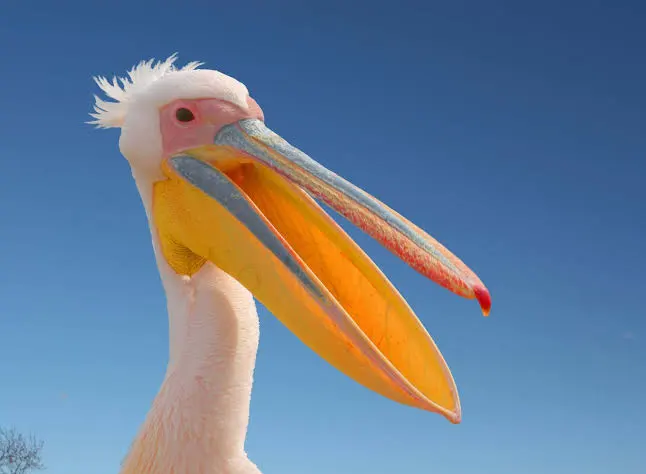
#> input picture p9-filtro-va-0200/pelicano-0200.webp, 646 x 474 px
$ python p9-filtro-va-0200.py   (older library calls are emulated)
#> lines starting #> are read from the running program, lines starting #| are printed output that depends on the picture; after the words box and inside, x2 and y2 are one past the last pixel; in counts of white or black regions, pixels touching at a corner belong together
## Alejandra Rivera Valenzuela NC 0200
## PELICANO
## Ejemplo 1 (Del 1 al 30)
import os
import cv2
import numpy as np

# 1. Cargar la imagen de entrada
ruta_imagen = 'pelicano-0200.webp'

if not os.path.exists(ruta_imagen):
    print(f"Error: El archivo '{ruta_imagen}' no se encuentra en el directorio actual.")
    print("Asegúrate de que la imagen esté en la misma carpeta que este script.")
    exit()

imagen = cv2.imread(ruta_imagen)
#> imagen is the input picture: shape (474, 646, 3); mean B, G, R 147.8, 125.5, 107

if imagen is None:
    print(f"Error: No se pudo cargar la imagen '{ruta_imagen}'. Verifica que el formato sea soportado por OpenCV.")
    exit()

# Redimensionar opcionalmente para trabajar mejor la visualización
imagen = cv2.resize(imagen, (500, 500))
#> imagen: shape (500, 500, 3)

# ==========================================
# EJEMPLO 1: Filtros del 1 al 30 (Básicos)
# ==========================================

# 1. Escala de grises
gris = cv2.cvtColor(imagen, cv2.COLOR_BGR2GRAY)

# 2. Suavizado / Desenfoque Gaussiano (Blur)
desenfoque = cv2.GaussianBlur(imagen, (15, 15), 0)
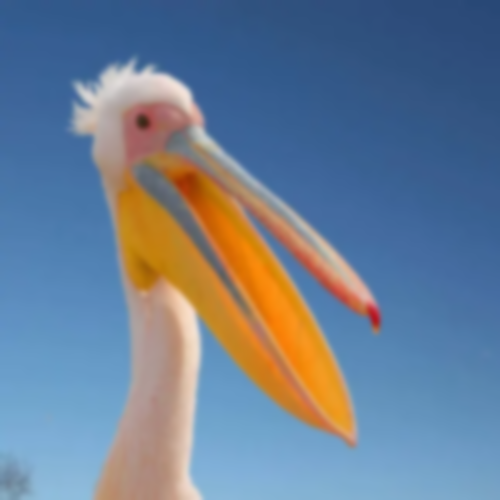
#> desenfoque: shape (500, 500, 3); mean B, G, R 147.8, 125.5, 106.9

# 3. Detección de bordes con Canny
bordes = cv2.Canny(gris, 100, 200)
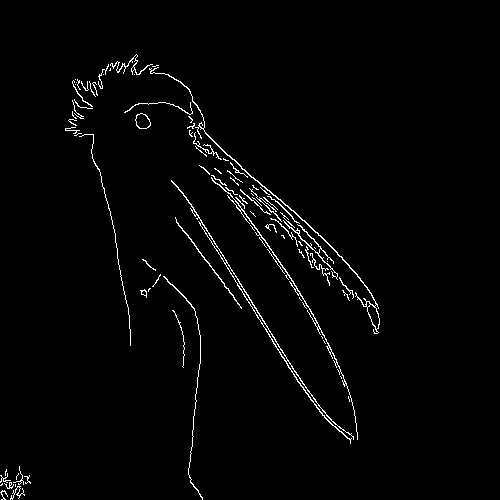
#> bordes: shape (500, 500); 1.9% white in thin lines or dots, all inside (x1, y1, x2, y2) = (0, 54, 380, 500)

# 4. Umbralización (Binarización Otsu)
_, umbral = cv2.threshold(gris, 0, 255, cv2.THRESH_BINARY + cv2.THRESH_OTSU)
#> umbral: shape (500, 500); 48.5% white; 61 white regions (59 under 20 px), largest, box (x1, y1, x2, y2) and area: (0, 55, 500, 500) 121103, (169, 150, 182, 161) 43


# ==========================================
# EJEMPLO 4: Filtros del 31 al 60 (Avanzados)
# ==========================================

# 1. Detección de Bordes Sobel (Gradientes X e Y)
sobelx = cv2.Sobel(gris, cv2.CV_64F, 1, 0, ksize=5)
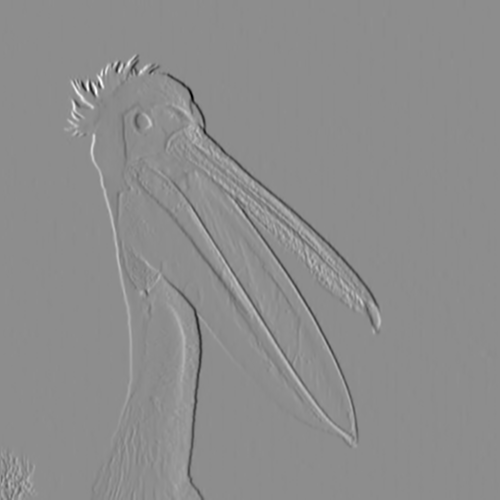
#> sobelx: shape (500, 500) float64; min -6950, max 5585, mean -5.4; drawn with min black and max white
sobely = cv2.Sobel(gris, cv2.CV_64F, 0, 1, ksize=5)
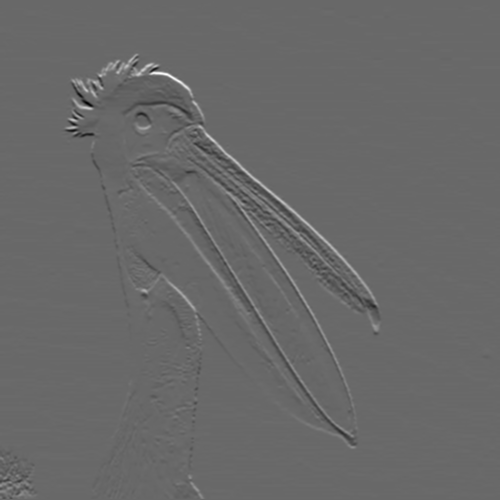
#> sobely: shape (500, 500) float64; min -4695, max 6749, mean 23; drawn with min black and max white
sobel_combinado = cv2.magnitude(sobelx, sobely)
sobel_combinado = np.uint8(sobel_combinado)
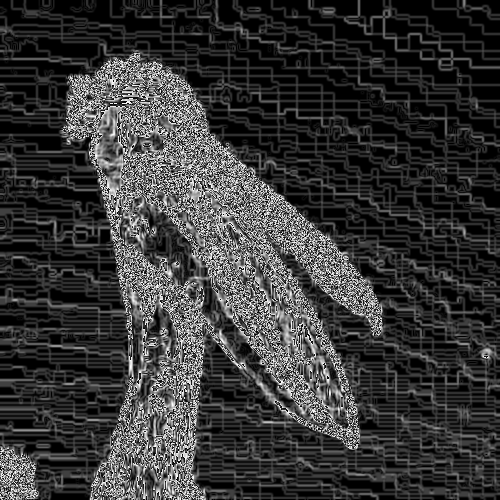
#> sobel_combinado: shape (500, 500); min 0, max 255, mean 55.7

# 2. Operación Morfológica: Dilatación y Erosión
kernel = np.ones((5, 5), np.uint8)
erosion = cv2.erode(umbral, kernel, iterations=1)
#> erosion: shape (500, 500); 44.3% white; 22 white regions (18 under 20 px), largest, box (x1, y1, x2, y2) and area: (0, 63, 500, 500) 110415, (161, 107, 186, 122) 117, (0, 486, 12, 500) 115, (158, 159, 178, 167) 63
dilatacion = cv2.dilate(umbral, kernel, iterations=1)
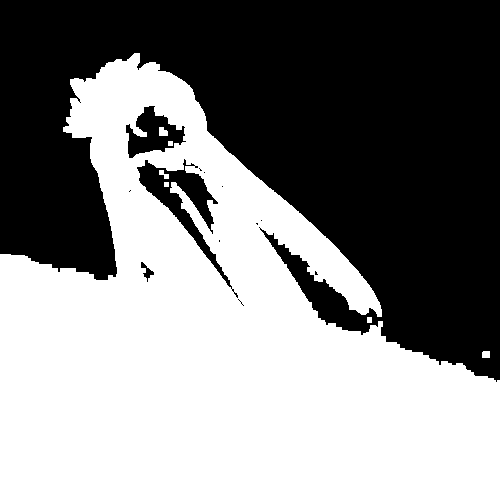
#> dilatacion: shape (500, 500); 52.1% white; 13 black regions (9 under 20 px), largest, box (x1, y1, x2, y2) and area: (0, 0, 500, 382) 115168, (137, 159, 238, 298) 2902, (126, 106, 186, 158) 1579, (141, 262, 154, 282) 94

# 3. Ajuste de Contraste y Brillo (CLAHE)
clahe = cv2.createCLAHE(clipLimit=2.0, tileGridSize=(8, 8))
igualada = clahe.apply(gris)
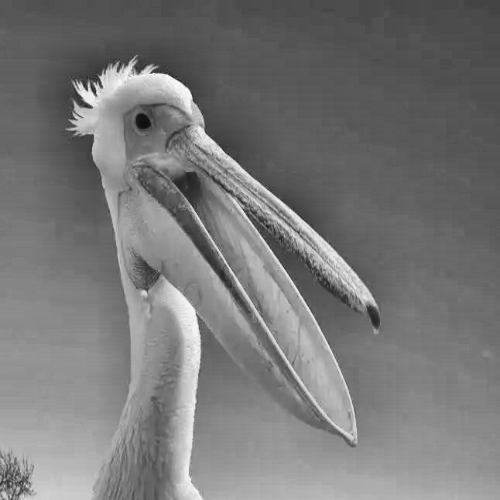
#> igualada: shape (500, 500); min 14, max 251, mean 119.7


# ==========================================
# VISUALIZACIÓN DE RESULTADOS
# ==========================================

# Muestra de resultados del Ejemplo 1 con el nombre pelicano-0200 en las ventanas
cv2.imshow('pelicano-0200 - Original', imagen)
cv2.imshow('pelicano-0200 - Ejemplo 1 (Grises)', gris)
cv2.imshow('pelicano-0200 - Ejemplo 1 (Desenfoque)', desenfoque)
cv2.imshow('pelicano-0200 - Ejemplo 1 (Bordes Canny)', bordes)

# Muestra de resultados del Ejemplo 4 con el nombre pelicano-0200 en las ventanas
cv2.imshow('pelicano-0200 - Ejemplo 4 (Sobel)', sobel_combinado)
cv2.imshow('pelicano-0200 - Ejemplo 4 (Dilatacion)', dilatacion)
cv2.imshow('pelicano-0200 - Ejemplo 4 (CLAHE Contraste)', igualada)

print("Presiona cualquier tecla en una ventana de imagen para cerrar...")
cv2.waitKey(0)
cv2.destroyAllWindows()
